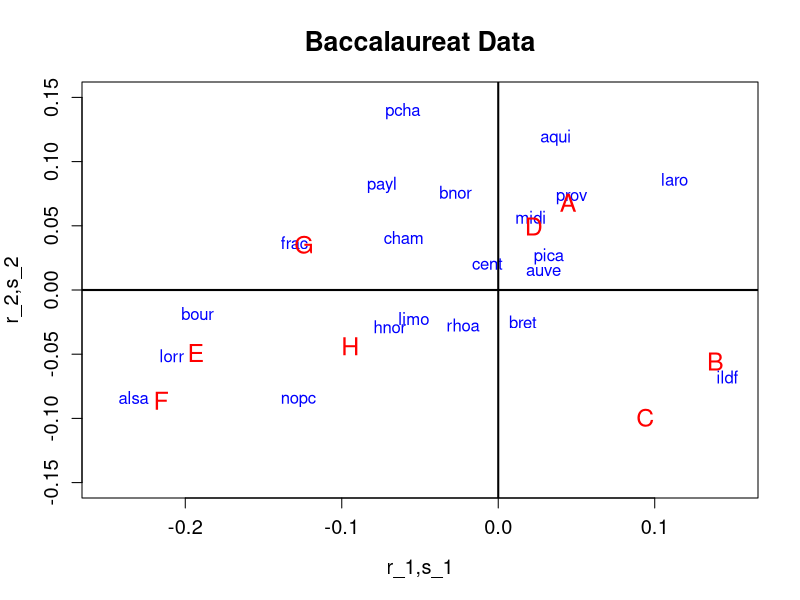

This chart was generated by the following R code:

# clear all variables
rm(list = ls(all = TRUE))
graphics.off()

# load data
x1       = read.table("bac.dat")
x1       = x1[, 2:ncol(x1)]
wcors    = 0                   # set to 0/1 to ex/include Corsica
wcorsica = c(rep(1, nrow(x1) - 1), wcors)
x        = subset(x1, wcorsica == 1)
a        = rowSums(x)
b        = colSums(x)
e        = matrix(a) %*% b/sum(a)

# chi-matrix
cc   = (x - e)/sqrt(e)

# singular value decomposition
sv   = svd(cc)
g    = sv$u
l    = sv$d
d    = sv$v

# eigenvalues
ll   = l * l

# cumulated percentage of the variance
aux  = cumsum(ll)/sum(ll)
perc = cbind(ll, aux)

r1   = matrix(l, nrow = nrow(g), ncol = ncol(g), byrow = T) * g
r    = (r1/matrix(sqrt(a), nrow = nrow(g), ncol = ncol(g), byrow = F)) * (-1)

s1   = matrix(l, nrow = nrow(d), ncol = ncol(d), byrow = T) * d
s    = (s1/matrix(sqrt(b), nrow = nrow(d), ncol = ncol(d), byrow = F)) * (-1)

car  = matrix(matrix(a), nrow = nrow(r), ncol = ncol(r), byrow = F) * r^2/matrix(l^2, 
    nrow = nrow(r), ncol = ncol(r), byrow = T)           # contribution in r

cas  = matrix(matrix(b), nrow = nrow(s), ncol = ncol(s), byrow = F) * s^2/matrix(l^2, 
    nrow = nrow(s), ncol = ncol(s), byrow = T)           # contribution in s

rr   = r[, 1:2]
ss   = s[, 1:2]

if (wcors == 0) {
    # labels for modalities
    types   = c("A", "B", "C", "D", "E", "F", "G", "H")
    
    # labels for regions
    regions = c("ildf", "cham", "pica", "hnor", "cent", "bnor", "bour", "nopc", 
        "lorr", "alsa", "frac", "payl", "bret", "pcha", "aqui", "midi", "limo", "rhoa", 
        "auve", "laro", "prov")
    
    # plot 1
    plot(rr, type = "n", xlim = c(-0.25, 0.15), ylim = c(-0.15, 0.15), xlab = "r_1,s_1", 
        ylab = "r_2,s_2", main = "Baccalaureat Data", cex.axis = 1.2, cex.lab = 1.2, 
        cex.main = 1.6)
    points(ss, type = "n")
    text(rr, regions, col = "blue")
    text(ss, types, cex = 1.5, col = "red")
    abline(h = 0, v = 0, lwd = 2)
} else {
    # labels for modalities
    types   = c("A", "B", "C", "D", "E", "F", "G", "H")
    
    # labels for regions
    regions = c("ildf", "cham", "pica", "hnor", "cent", "bnor", "bour", "nopc", 
        "lorr", "alsa", "frac", "payl", "bret", "pcha", "aqui", "midi", "limo", "rhoa", 
        "auve", "laro", "prov", "cors")
    
    # plot 2
    plot(rr, type = "n", xlim = c(-0.2, 0.25), ylim = c(-0.5, 0.15), xlab = "r_1,s_1", 
        ylab = "r_2,s_2", main = "Baccalaureat Data", cex.axis = 1.2, cex.lab = 1.2, 
        cex.main = 1.6)
    points(ss, type = "n")
    text(rr, regions, col = "blue")
    text(ss, types, cex = 1.5, col = "red")
    abline(h = 0, v = 0, lwd = 2)
}
